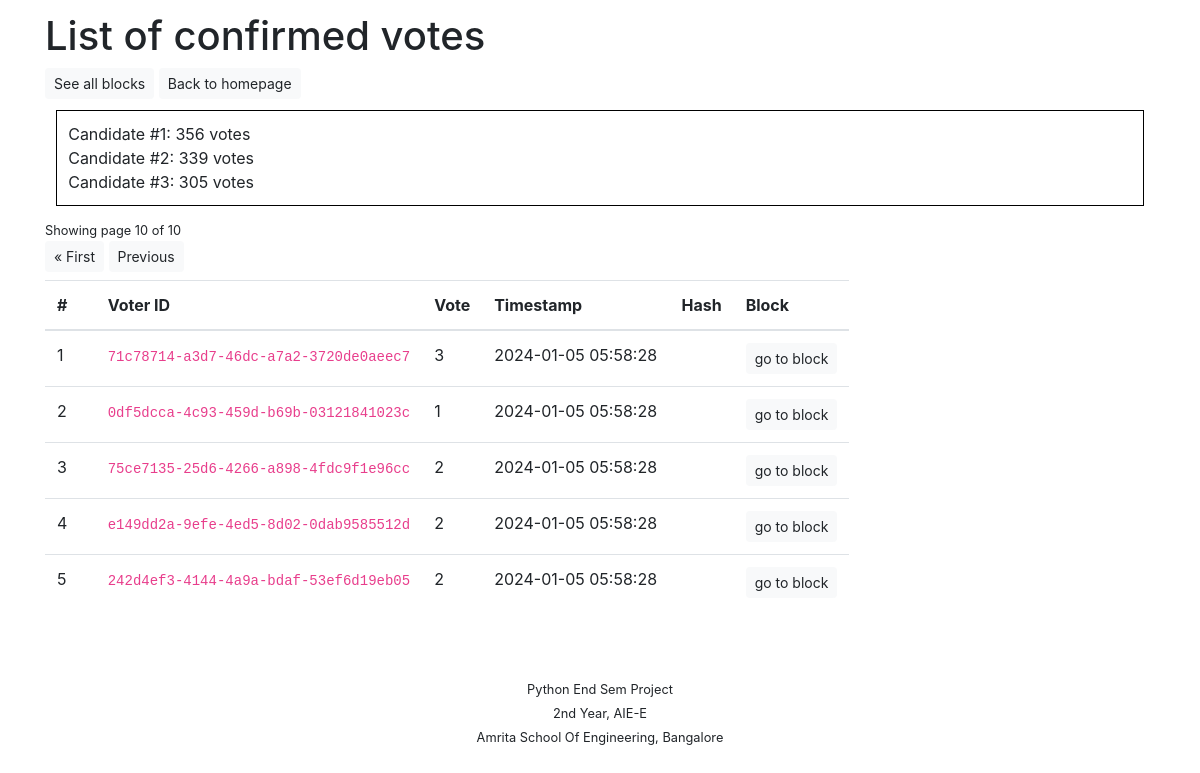
The app's page /sim/transactions/?page=10 with its own data.
### simulation/models.py (models this page shows)
class Vote(models.Model):
    id = models.UUIDField(primary_key=True, default=uuid.uuid4)
    vote = models.IntegerField(default=get_vote)
    timestamp = models.FloatField(default=get_timestamp)
    block_id = models.IntegerField(null=True)
    def __str__(self):
        return "{}|{}|{}".format(self.id, self.vote, self.timestamp)

### simulation/views.py (the view)
# urls.py: path('transactions/', views.transactions, name='transactions'),
def transactions(request):
    vote_list = Vote.objects.all().order_by('timestamp')
    paginator = Paginator(vote_list, 100, orphans=20, allow_empty_first_page=True)
    page = request.GET.get('page')
    votes = paginator.get_page(page)
    hashes = [SHA3_256.new(str(v).encode('utf-8')).hexdigest() for v in votes]
    block_hashes = []
    for i in range(0, len(votes)):
        try:
            b = Block.objects.get(id=votes[i].block_id)
            h = b.h
        except:
            h = 404
        block_hashes.append(h)
    votes_pg = votes # for pagination
    votes = zip(votes, hashes, block_hashes)
    result = []
    for i in range(0, 3):
        try:
            r = Vote.objects.filter(vote=i+1).count()
        except:
            r = 0
        result.append(r)
    context = {
        'votes': votes,
        'result': result,
        'votes_pg': votes_pg,
    }
    return render(request, 'simulation/transactions.html', context)

### simulation/templatetags/sim_filters.py (called while the page is built)
@register.filter
def unix_to_date(val):
    return datetime.datetime.fromtimestamp(val)

### simulation/templates/simulation/transactions.html (shortened to what this page needs)
{% extends 'base.html' %}
{% load sim_filters %}
{% block body_bl %}
<div class="container">
    <h1>List of confirmed votes</h1>
    <a class="btn btn-light btn-sm" href="{% url 'simulation:blockchain' %}" role="button">See all blocks</a>
    <a class="btn btn-light btn-sm" href="{% url 'welcome:home' %}" role="button">Back to homepage</a>
    <div style="margin:1%; padding:1%; border:1px solid black;">
        {% for r in result %}
            Candidate #{{ forloop.counter }}: {{ r }} votes<br>
        {% endfor %}
    </div>
    <small>Showing page {{ votes_pg.number }} of {{ votes_pg.paginator.num_pages }}</small>
    <div class="pagination pb-2">
        <span class="step-links">
            {% if votes_pg.has_previous %}
                <a class="btn btn-light btn-sm" href="?page=1" role="button">&laquo; First</a>
                <a class="btn btn-light btn-sm" href="?page={{ votes_pg.previous_page_number }}" role="button">Previous</a>
            {% endif %}
        </span>
    </div>
    <table class="table table-hover">
        <thead>
            <tr>
                <th scope="col">#</th>
                <th scope="col">Voter ID</th>
                <th scope="col">Vote</th>
                <th scope="col">Timestamp</th>
                <th scope="col">Hash</th>
                <th scope="col">Block</th>
            </tr>
        </thead>
        <tbody>
            {% for ballot, h, bh in votes %}
            <tr>
                <td>{{ forloop.counter }}</td>
                <td><code>{{ ballot.id }}</code></th>
                <td>{{ ballot.vote }}</td>
                <td>{{ ballot.timestamp|unix_to_date|date:"Y-m-d H:i:s" }}</td>
                <td title="{{ h }}"><code>{{ h|truncatechars:20 }}</code></td>
                <td><a class="btn btn-light btn-sm" href="{% url 'simulation:block_detail' block_hash=bh %}" role="button">go to block</a></td>
            </tr>
            {% empty %}
                <p>No record.</p>
            {% endfor %}
        </tbody>
    </table>
</div>
{% endblock %}

### static/css/main.css (style rules this page uses)
body { padding-top: 1%; padding-bottom: 1%; }
table { display: block; overflow: auto; height: 320px; white-space: nowrap; }

### records on screen
Vote: id "71c78714-a3d7-46dc-a7a2-3720de0aeec7", vote "3", timestamp|unix_to_date "2024-01-05 05:58:28"
Vote: id "0df5dcca-4c93-459d-b69b-03121841023c", vote "1", timestamp|unix_to_date "2024-01-05 05:58:28"
Vote: id "75ce7135-25d6-4266-a898-4fdc9f1e96cc", vote "2", timestamp|unix_to_date "2024-01-05 05:58:28"
Vote: id "e149dd2a-9efe-4ed5-8d02-0dab9585512d", vote "2", timestamp|unix_to_date "2024-01-05 05:58:28"
Vote: id "242d4ef3-4144-4a9a-bdaf-53ef6d19eb05", vote "2", timestamp|unix_to_date "2024-01-05 05:58:28"

### other values on screen
{{ r }} "356" "339" "305"
{{ votes_pg.number }} "10"
{{ votes_pg.paginator.num_pages }} "10"
